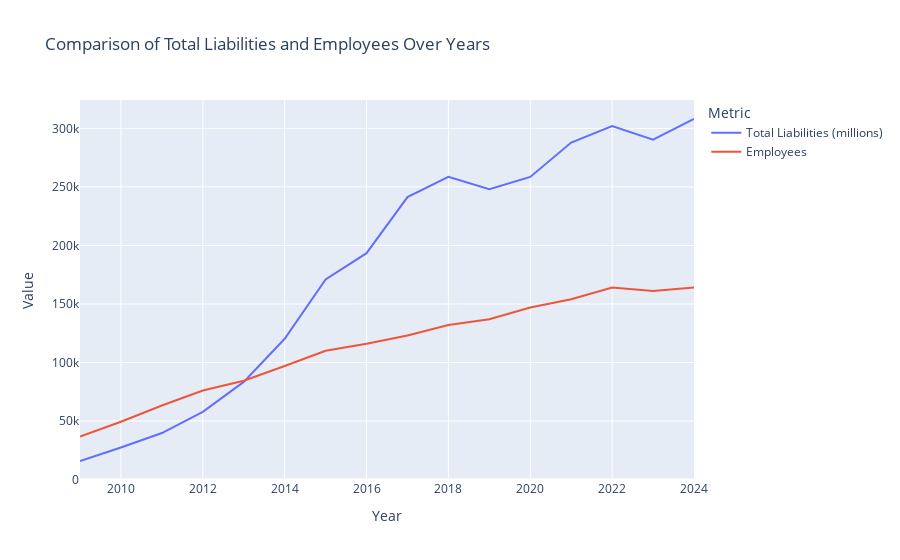

The notebook cell this image was saved under:
### Markdown cell above
Explaination: This visualization combines an area chart with a line chart to show the year-end closing price of shares over time. The area chart highlights the cumulative share price, while the line chart provides a clear view of the fluctuations in the closing price for each year. This dual representation helps in understanding both the overall trend and the specific yearly changes in share price. The transparent blue fill and markers enhance the visual appeal and make it easier to track the data points on the plot.

### Code cell
# Clean the 'Total Liabilities (millions)' and 'Employees' columns
data['Total Liabilities (millions)'] = data['Total Liabilities (millions)'].replace({'\$|,': ''}, regex=True).astype(float)
data['Employees'] = data['Employees'].replace({',': ''}, regex=True).astype(int)

# Melt the DataFrame to make it suitable for comparison
data_melted = data.melt(id_vars='year', 
                        value_vars=['Total Liabilities (millions)', 'Employees'],
                        var_name='Metric', value_name='Value')

# Create a line plot to compare the two columns over years
fig = px.line(data_melted, 
              x='year', y='Value', color='Metric', 
              title='Comparison of Total Liabilities and Employees Over Years',
              labels={'Value': 'Value', 'year': 'Year', 'Metric': 'Metric'})

# Show the plot
fig.show()

### Figure 1 — Plotly figure (JSON) as saved in the notebook; plotly's stock layout.template omitted (floating-point values rounded to 4 significant figures)
{"data": [{"hovertemplate": "Metric=Total Liabilities (millions)<br>Year=%{x}<br>Value=%{y}<extra></extra>", "legendgroup": "Total Liabilities (millions)", "line": {"color": "#636efa", "dash": "solid"}, "marker": {"symbol": "circle"}, "mode": "lines", "name": "Total Liabilities (millions)", "orientation": "v", "showlegend": true, "type": "scatter", "x": [2024, 2023, 2022, 2021, 2020, 2019, 2018, 2017, 2016, 2015, 2014, 2013, 2012, 2011, 2010, 2009], "xaxis": "x", "y": [308030, 290437, 302083, 287912, 258549, 248028, 258578, 241272, 193437, 170990, 120292, 83451, 57854, 39756, 27392, 15861], "yaxis": "y"}, {"hovertemplate": "Metric=Employees<br>Year=%{x}<br>Value=%{y}<extra></extra>", "legendgroup": "Employees", "line": {"color": "#EF553B", "dash": "solid"}, "marker": {"symbol": "circle"}, "mode": "lines", "name": "Employees", "orientation": "v", "showlegend": true, "type": "scatter", "x": [2024, 2023, 2022, 2021, 2020, 2019, 2018, 2017, 2016, 2015, 2014, 2013, 2012, 2011, 2010, 2009], "xaxis": "x", "y": [164000, 161000, 164000, 154000, 147000, 137000, 132000, 123000, 116000, 110000, 97000, 84400, 76100, 63300, 49400, 36800], "yaxis": "y"}], "layout": {"legend": {"title": {"text": "Metric"}, "tracegroupgap": 0}, "title": {"text": "Comparison of Total Liabilities and Employees Over Years"}, "xaxis": {"anchor": "y", "domain": [0, 1], "title": {"text": "Year"}}, "yaxis": {"anchor": "x", "domain": [0, 1], "title": {"text": "Value"}}}}
